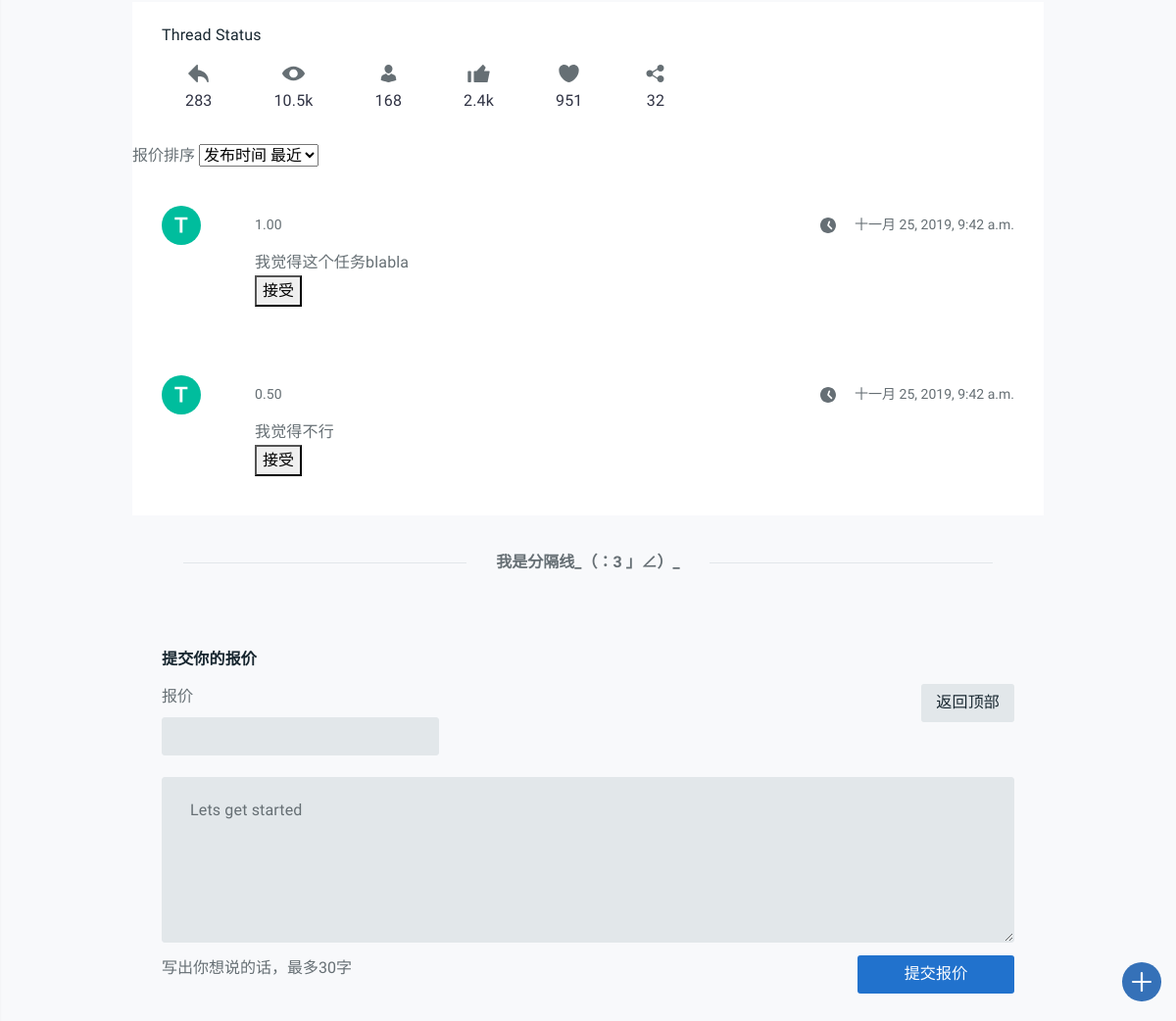
The page /detail/tk1/ (signed in, lower part) on the database as committed earlier.
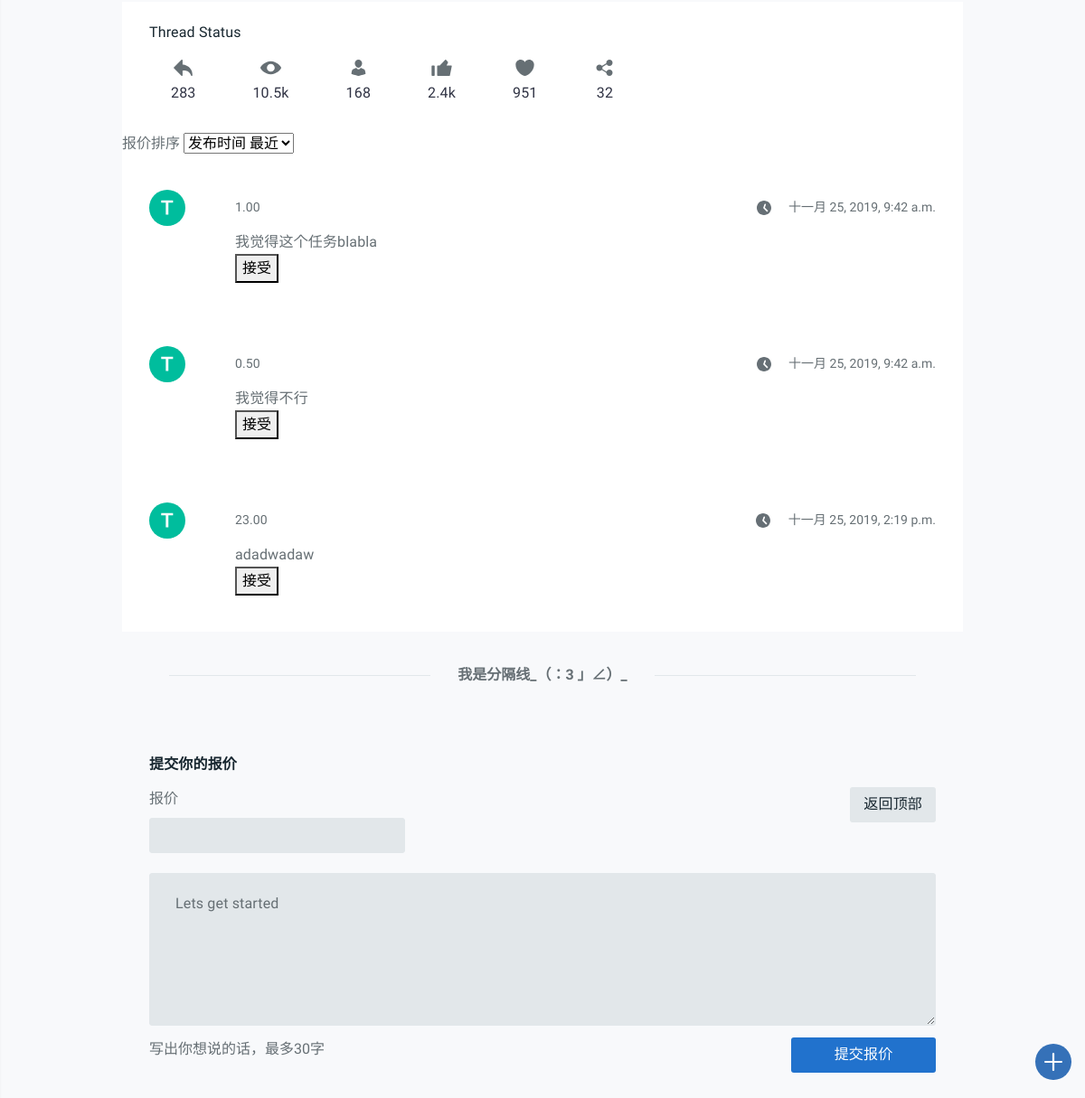
The same page on the database as committed later.
### task_platform/models.py (models this page shows, shortened)
class User_task(models.Model):
    task_id = models.IntegerField(default="0")
    username = models.CharField(max_length=128, default="None")
    description = models.CharField(max_length=50)
    submit_money = models.DecimalField(max_digits=5, decimal_places=2, null=True)
    pub_time = models.DateTimeField(auto_now_add=True)
    class Meta:
        ordering = ['pub_time']
        verbose_name = "用户任务报价"
        verbose_name_plural = "用户任务报价"

### task_platform/views.py (the view, shortened to what this page needs)
# urls.py: path('detail/tk<int:task_id>/', views.detail, name='detail'),
def detail(request, task_id):
    username = request.session.get('user_name', None)
    if not username:
        return redirect('/login/')
    task = get_object_or_404(Task, pk=task_id)
    tag_list = Task_tags.objects.filter(task_id=task.id)
    publisher = task.publisher
    pub_time = task.pub_time
    task_description = task.task_description
    task_detail = task.task_detail
    sort_choice_list = (
        '发布时间 最近', '发布时间 最远',
        '报价 最低', '报价 最高'
    )
    is_publisher = True
    if username != publisher:
        publisher = 'xxx'
        is_publisher = False
    message = ''
    user_task_list = User_task.objects.filter(task_id=task_id)
    if request.method == 'GET':
        accept_id = request.GET.get('accept', None)
    return render(request, 'task_platform/detail.html', locals())

### task_platform/models.py (called while the page is built)
    def __str__(self):
        return self.sig_tag

### task_platform/templates/task_platform/detail.html (shortened to what the changed rows need)
{% extends 'task_platform/base.html' %}
{% block content %}
<main id="tt-pageContent">
  <div class="container">
    <div class="tt-single-topic-list">
        <div class="tt-item">
          <form class="form-default" method='GET'>
            {% if user_task_list %}
            {% for sig in user_task_list %}
            <div class="tt-item">
              <div class="tt-single-topic">
                <div class="tt-item-header pt-noborder">
                  <div class="tt-item-info info-top">
                    <div class="tt-avatar-icon">
                      <i class="tt-icon"><svg>
                          <use xlink:href="#icon-ava-t"></use>
                        </svg></i>
                    </div>
                    <div class="tt-avatar-title">
                      <a href="#">{{ sig.submit_money }}</a>
                    </div>
                    <a href="#" class="tt-info-time">
                      <i class="tt-icon">
                        <svg>
                          <use xlink:href="#icon-time"></use>
                        </svg></i>
                      {{ sig.pub_time }}
                    </a>
                  </div>
                </div>
                <div class="tt-item-description">
                  {{ sig.description }}
                </div>
                {% if is_publisher %}
                  <button name="accept" type="submit" value={{ sig.id }}>接受</button>
                {% endif %}
                </div>
              </div>
              {% endfor %}
              {% endif %}
          </form>
          </div>
          </div>
        </div>
</main>
{% endblock %}

Rows that differ between the two databases and show on the page:
added User_task: submit_money "23.00", pub_time "十一月 25, 2019, 2:19 p.m.", description "adadwadaw", {{ sig.id }} 14 (drawn)
